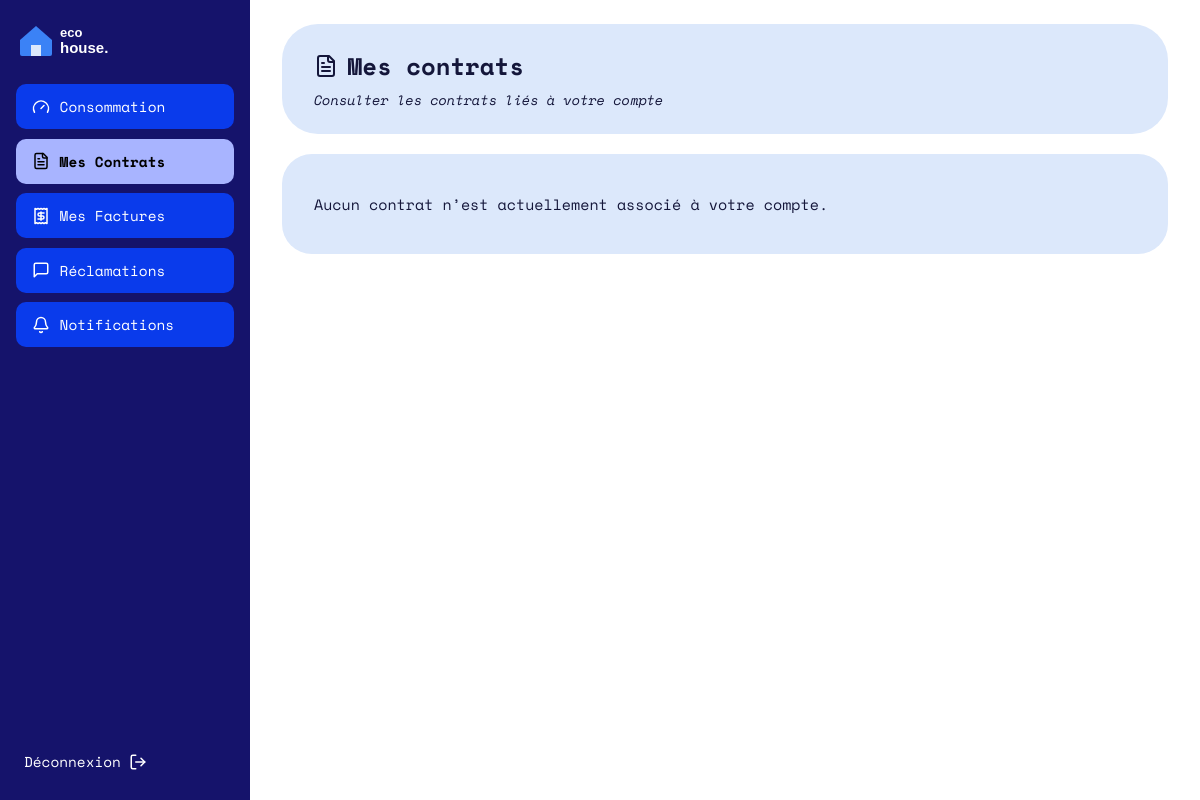
The app's page /Contrat/all (signed in), older data.
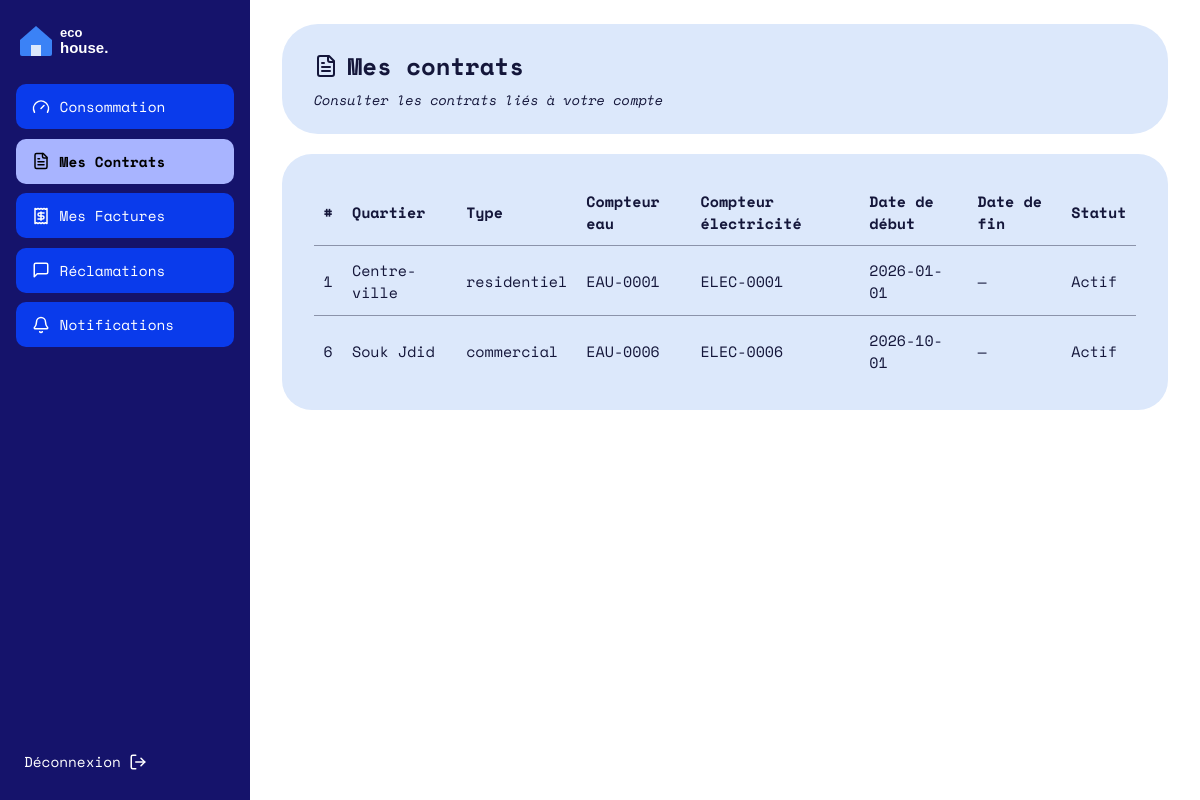
The same page, newer data.
### tables this page shows
CREATE TABLE `contrat` (
  `id` int(11) NOT NULL AUTO_INCREMENT,
  `id_client` int(11) NOT NULL,
  `id_quartier` int(11) NOT NULL,
  `num_compteur_eau` varchar(50) DEFAULT NULL,
  `num_compteur_elec` varchar(50) DEFAULT NULL,
  `index_initial_eau` decimal(10,2) NOT NULL DEFAULT 0.00,
  `index_initial_elec` decimal(10,2) NOT NULL DEFAULT 0.00,
  `date_debut` date NOT NULL DEFAULT curdate(),
  `date_fin` date DEFAULT NULL,
  `statut` enum('actif','resilie') NOT NULL DEFAULT 'actif',
  PRIMARY KEY (`id`),
  UNIQUE KEY `num_compteur_eau` (`num_compteur_eau`),
  UNIQUE KEY `num_compteur_elec` (`num_compteur_elec`),
  KEY `id_client` (`id_client`),
  KEY `id_quartier` (`id_quartier`),
   
  CONSTRAINT `contrat_ibfk_1` FOREIGN KEY (`id_client`) REFERENCES `client` (`id`),
  CONSTRAINT `contrat_ibfk_2` FOREIGN KEY (`id_quartier`) REFERENCES `quartier` (`id`)
);

CREATE TABLE `quartier` (
  `id` int(11) NOT NULL AUTO_INCREMENT,
  `nom` varchar(100) NOT NULL,
  `id_type_activite` int(11) NOT NULL,
  PRIMARY KEY (`id`),
  UNIQUE KEY `nom` (`nom`),
  KEY `id_type_activite` (`id_type_activite`),
  CONSTRAINT `quartier_ibfk_1` FOREIGN KEY (`id_type_activite`) REFERENCES `type_activite` (`id`)
);

CREATE TABLE `type_activite` (
  `id` int(11) NOT NULL AUTO_INCREMENT,
  `nom` varchar(50) NOT NULL,
  `seuil_eau` decimal(10,2) NOT NULL DEFAULT 50.00,     
  `seuil_elec` decimal(10,2) NOT NULL DEFAULT 500.00,   
  PRIMARY KEY (`id`),
  UNIQUE KEY `nom` (`nom`)
);

### Traitement/Contrat.php (called while the page is built, shortened)
<?php
function contratAll(): void
{
    $contrats = bdContratsByClient((int) ($_SESSION['id'] ?? 0));
    afficherVue('contrat/index.php', [
        'titre'   => 'Mes contrats',
        'contrats' => $contrats,
    ]);
}

### index.php (called while the page is built, shortened)
<?php
require_once __DIR__ . '/BD/Connexion.php';
require_once __DIR__ . '/Traitement/Auth.php';
$url      = trim((string) ($_GET['url'] ?? ''), '/');
$segments = $url === '' ? ['Auth', 'login'] : explode('/', $url);
$entite = ucfirst(strtolower($segments[0]));
$action = strtolower($segments[1] ?? '');
$fonction = (PREFIXES[$entite] ?? strtolower($entite)) . ucfirst($action);
$args = [];
$fonction(...$args);

### BD/Connexion.php (called while the page is built, shortened)
<?php
function getConnexion(): PDO
{
    static $pdo = null;
    $hote = 'localhost';
    $base = 'gestion_factures';
    $user = 'root';
    $mdp  = '';
    try {
        $pdo = new PDO("mysql:host=$hote;dbname=$base;charset=utf8mb4", $user, $mdp, [
            PDO::ATTR_ERRMODE            => PDO::ERRMODE_EXCEPTION,
            PDO::ATTR_DEFAULT_FETCH_MODE => PDO::FETCH_ASSOC,
            PDO::ATTR_EMULATE_PREPARES   => false,
        ]);
    } catch (PDOException $e) {
        http_response_code(500);
        exit('Connexion à la base impossible : MySQL est-il démarré et la base gestion_factures importée ?');
    }
    return $pdo;
}

### BD/Contrat.php (called while the page is built, shortened)
<?php
function bdContratsByClient(int $idClient): array
{
    $st = getConnexion()->prepare(
        BD_CONTRAT_SELECT . " WHERE c.id_client = ? ORDER BY c.statut = 'actif' DESC, c.id"
    );
    $st->execute([$idClient]);
    return $st->fetchAll();
}

### IHM/contrat/index.php (the view)
<?php
$e = fn($valeur) => htmlspecialchars((string) $valeur, ENT_QUOTES, 'UTF-8');
?>
<header class="carte carte-titre">
  <div>
    <h1><i data-lucide="file-text"></i> Mes contrats</h1>
    <p class="sous-titre">Consulter les contrats liés à votre compte</p>
  </div>
</header>
<section class="carte">
  <?php if (!$contrats): ?>
    <p>Aucun contrat n’est actuellement associé à votre compte.</p>
  <?php else: ?>
    <div class="scroll-x">
      <table class="tableau">
        <thead>
          <tr>
            <th>#</th>
            <th>Quartier</th>
            <th>Type</th>
            <th>Compteur eau</th>
            <th>Compteur électricité</th>
            <th>Date de début</th>
            <th>Date de fin</th>
            <th>Statut</th>
          </tr>
        </thead>
        <tbody>
          <?php foreach ($contrats as $contrat): ?>
            <tr>
              <td><?= (int) $contrat['id'] ?></td>
              <td><?= $e($contrat['quartier']) ?></td>
              <td><?= $e($contrat['type_activite']) ?></td>
              <td><?= $e($contrat['num_compteur_eau'] ?: '—') ?></td>
              <td><?= $e($contrat['num_compteur_elec'] ?: '—') ?></td>
              <td><?= $e($contrat['date_debut']) ?></td>
              <td><?= $e($contrat['date_fin'] ?: '—') ?></td>
              <td><?= $e($contrat['statut'] === 'resilie' ? 'Résilié' : 'Actif') ?></td>
            </tr>
          <?php endforeach; ?>
        </tbody>
      </table>
    </div>
  <?php endif; ?>
</section>

### IHM/layout/sidebar_client.php
<?php
$entiteCourante = $GLOBALS['routeCourante']['entite'] ?? '';
$menu = [
    ['Consommation', 'gauge',          'Consommation/add',            $entiteCourante === 'Consommation'],
    ['Mes Contrats', 'file-text',      'Contrat/all',                 $entiteCourante === 'Contrat'],
    ['Mes Factures', 'receipt',        'Facture/all',                 $entiteCourante === 'Facture'],
    ['Réclamations', 'message-square', 'Reclamation/all',             $entiteCourante === 'Reclamation'],
    ['Notifications','bell',           'Notification/all',            $entiteCourante === 'Notification'],
];
?>
<aside class="sidebar">
  <a class="logo" href="<?= BASE_URL ?>Consommation/add"><img src="<?= BASE_URL ?>assets/img/logo.svg" alt="eco house."></a>
  <nav>
    <?php foreach ($menu as [$libelle, $icone, $route, $actif]): ?>
      <a class="menu-btn<?= $actif ? ' actif' : '' ?>" href="<?= BASE_URL . $route ?>">
        <i data-lucide="<?= $icone ?>"></i><span><?= htmlspecialchars($libelle, ENT_QUOTES, 'UTF-8') ?></span>
      </a>
    <?php endforeach; ?>
  </nav>
  <a class="deconnexion" href="<?= BASE_URL ?>Auth/logout"><span>Déconnexion</span><i data-lucide="log-out"></i></a>
</aside>

Row changes from the older to the newer data that the page shows:
added contrat: id "1", id_quartier.nom "Centre-ville", type_activite.nom "residentiel", num_compteur_eau "EAU-0001", num_compteur_elec "ELEC-0001", date_debut "2026-01-01", date_fin "—", statut "Actif"
added contrat: id "6", id_quartier.nom "Souk Jdid", type_activite.nom "commercial", num_compteur_eau "EAU-0006", num_compteur_elec "ELEC-0006", date_debut "2026-10-01", date_fin "—", statut "Actif"
Text that changed along with them:
text no longer shown: "Aucun contrat n’est actuellement associé à votre compte."
text now shown: "# Quartier Type Compteur eau Compteur électricité Date de début Date de fin Statut"
